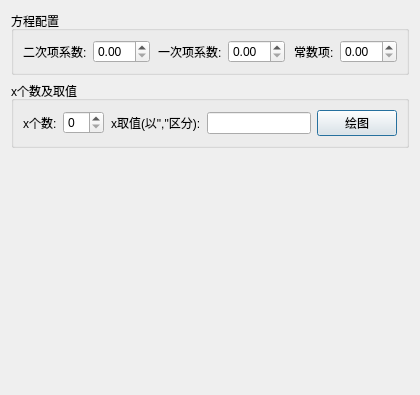
<?xml version="1.0" encoding="UTF-8"?>
<ui version="4.0">
 <class>FuncDraw</class>
 <widget class="QDialog" name="FuncDraw">
  <property name="geometry">
   <rect>
    <x>0</x>
    <y>0</y>
    <width>420</width>
    <height>379</height>
   </rect>
  </property>
  <property name="windowTitle">
   <string>参数配置</string>
  </property>
  <property name="windowIcon">
   <iconset resource="painter/cal.qrc">
    <normaloff>:/images/cal.png</normaloff>:/images/cal.png</iconset>
  </property>
  <layout class="QHBoxLayout" name="horizontalLayout_5">
   <item>
    <layout class="QVBoxLayout" name="verticalLayout">
     <item>
      <widget class="QGroupBox" name="groupBox">
       <property name="title">
        <string>方程配置</string>
       </property>
       <layout class="QHBoxLayout" name="horizontalLayout_4">
        <item>
         <layout class="QHBoxLayout" name="horizontalLayout_3">
          <item>
           <widget class="QLabel" name="label">
            <property name="text">
             <string>二次项系数:</string>
            </property>
           </widget>
          </item>
          <item>
           <widget class="QDoubleSpinBox" name="doubleSpinBox_a"/>
          </item>
          <item>
           <spacer name="horizontalSpacer">
            <property name="orientation">
             <enum>Qt::Horizontal</enum>
            </property>
            <property name="sizeHint" stdset="0">
             <size>
              <width>40</width>
              <height>20</height>
             </size>
            </property>
           </spacer>
          </item>
          <item>
           <widget class="QLabel" name="label_2">
            <property name="text">
             <string>一次项系数:</string>
            </property>
           </widget>
          </item>
          <item>
           <widget class="QDoubleSpinBox" name="doubleSpinBox_b"/>
          </item>
          <item>
           <spacer name="horizontalSpacer_2">
            <property name="orientation">
             <enum>Qt::Horizontal</enum>
            </property>
            <property name="sizeHint" stdset="0">
             <size>
              <width>40</width>
              <height>20</height>
             </size>
            </property>
           </spacer>
          </item>
          <item>
           <widget class="QLabel" name="label_3">
            <property name="text">
             <string>常数项:</string>
            </property>
           </widget>
          </item>
          <item>
           <widget class="QDoubleSpinBox" name="doubleSpinBox_c"/>
          </item>
         </layout>
        </item>
       </layout>
      </widget>
     </item>
     <item>
      <widget class="QGroupBox" name="groupBox_2">
       <property name="title">
        <string>x个数及取值</string>
       </property>
       <layout class="QHBoxLayout" name="horizontalLayout_2">
        <item>
         <layout class="QHBoxLayout" name="horizontalLayout">
          <item>
           <widget class="QLabel" name="label_4">
            <property name="text">
             <string>x个数:</string>
            </property>
           </widget>
          </item>
          <item>
           <widget class="QSpinBox" name="spinBox"/>
          </item>
          <item>
           <spacer name="horizontalSpacer_3">
            <property name="orientation">
             <enum>Qt::Horizontal</enum>
            </property>
            <property name="sizeType">
             <enum>QSizePolicy::Maximum</enum>
            </property>
            <property name="sizeHint" stdset="0">
             <size>
              <width>5</width>
              <height>20</height>
             </size>
            </property>
           </spacer>
          </item>
          <item>
           <widget class="QLabel" name="label_5">
            <property name="text">
             <string>x取值(以&quot;,&quot;区分):</string>
            </property>
           </widget>
          </item>
          <item>
           <widget class="QLineEdit" name="lineEdit"/>
          </item>
          <item>
           <widget class="QPushButton" name="btn_FuncDraw">
            <property name="text">
             <string>绘图</string>
            </property>
           </widget>
          </item>
         </layout>
        </item>
       </layout>
      </widget>
     </item>
     <item>
      <spacer name="verticalSpacer">
       <property name="orientation">
        <enum>Qt::Vertical</enum>
       </property>
       <property name="sizeHint" stdset="0">
        <size>
         <width>20</width>
         <height>20</height>
        </size>
       </property>
      </spacer>
     </item>
     <item>
      <widget class="QWidget" name="widget" native="true">
       <property name="sizePolicy">
        <sizepolicy hsizetype="Preferred" vsizetype="MinimumExpanding">
         <horstretch>0</horstretch>
         <verstretch>0</verstretch>
        </sizepolicy>
       </property>
       <property name="minimumSize">
        <size>
         <width>0</width>
         <height>230</height>
        </size>
       </property>
      </widget>
     </item>
    </layout>
   </item>
  </layout>
 </widget>
 <resources>
  <include location="painter/cal.qrc"/>
 </resources>
 <connections/>
</ui>
